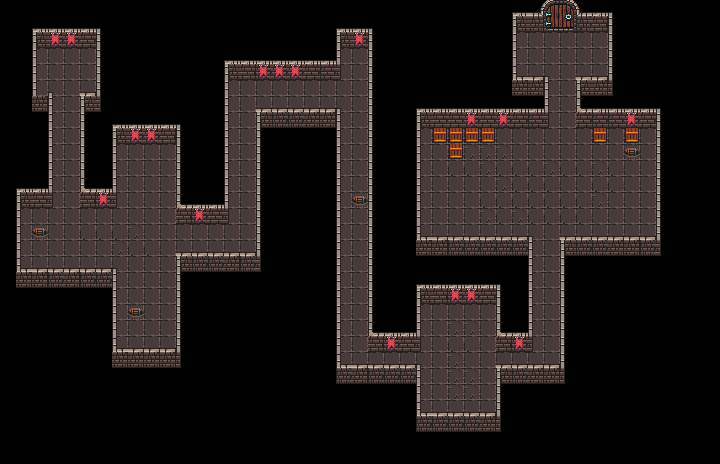

Tiled map render using the project's own tile images. Description and the map definition, with tile-layer contents summarised, below:
An orthogonal 45x29 tile map with 16x16 px tiles, 5 tile layers (Floor, Floor_Layout, Wall, Decor, ...), 3 tilesets.

<map version="1.4" tiledversion="1.4.2" orientation="orthogonal" renderorder="right-down" compressionlevel="0" width="45" height="29" tilewidth="16" tileheight="16" infinite="0" backgroundcolor="#000000" nextlayerid="6" nextobjectid="1"><tileset firstgid="1" name="_X72_DungeonTilesetII_v1_42" tilewidth="16" tileheight="16" tilecount="1024" columns="32" objectalignment="topleft" margin="0" spacing="0"><image source="../../0x72_DungeonTilesetII_v1.4.png" width="512" height="512" /></tileset><tileset firstgid="1025" name="_We_collision" tilewidth="16" tileheight="16" tilecount="1" columns="1" objectalignment="topleft"><image source="_We_collision.intgrid.png" width="16" height="16" /></tileset><tileset firstgid="1026" name="Floor" tilewidth="16" tileheight="16" tilecount="2" columns="2" objectalignment="topleft"><image source="Floor.intgrid.png" width="32" height="16" /></tileset><layer id="1" name="Floor" width="45" height="29" opacity="1"><data>[1305 cells, 365 non-empty, 2 distinct tile ids]</data></layer><layer id="2" name="Floor_Layout" width="45" height="29" opacity="1"><data>[1305 cells, 365 non-empty, 3 distinct tile ids]</data></layer><layer id="3" name="Wall" width="45" height="29" opacity="1"><data>[1305 cells, 366 non-empty, 13 distinct tile ids]</data></layer><layer id="4" name="Decor" width="45" height="29" opacity="1"><data>[1305 cells, 36 non-empty, 11 distinct tile ids]</data></layer><layer id="5" name="_We_collision" width="45" height="29" opacity="1"><data>[1305 cells, 0 non-empty, 0 distinct tile ids]</data></layer></map>
